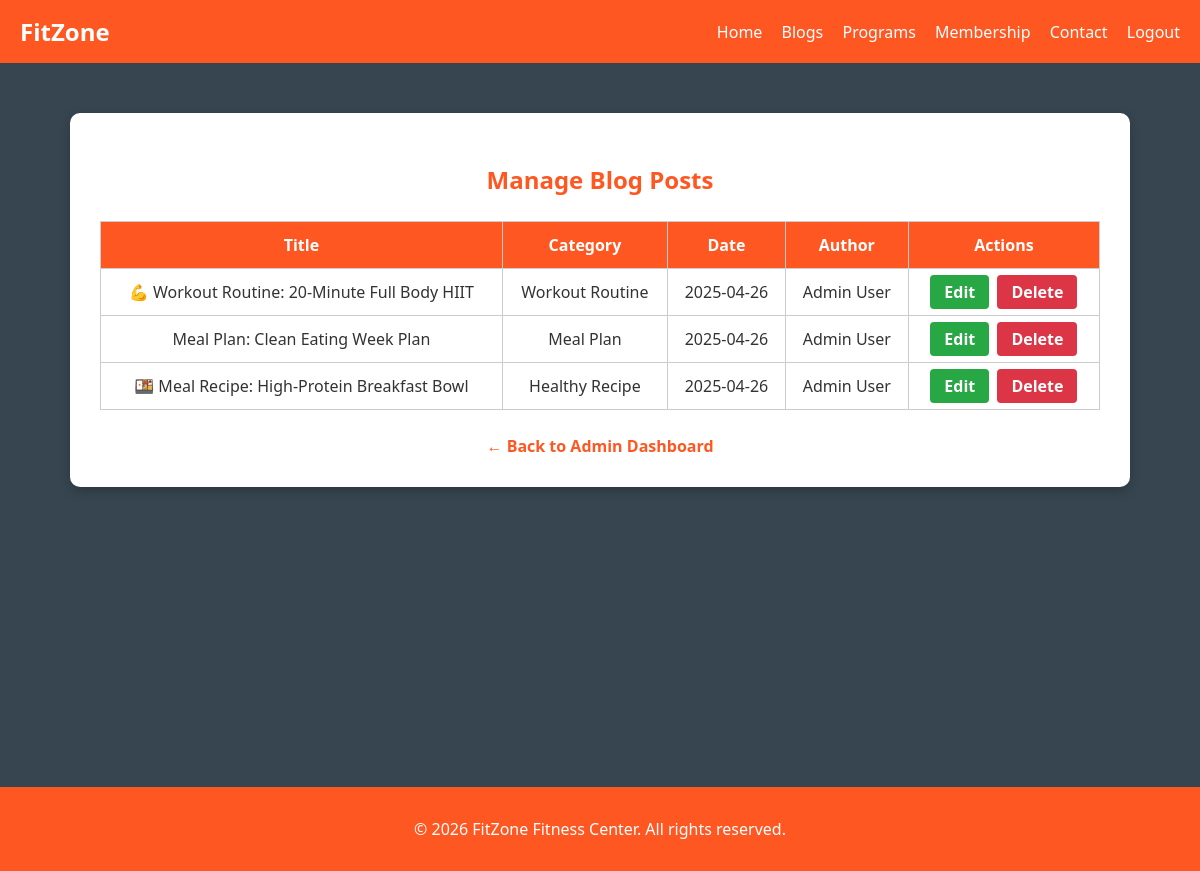
Page /Pages/manage_posts.php (signed in) on the committed database.
### tables this page shows
CREATE TABLE IF NOT EXISTS `blog_posts` (
  `Post_ID` int NOT NULL AUTO_INCREMENT,
  `Title` varchar(255) DEFAULT NULL,
  `Content` text,
  `Author` varchar(100) DEFAULT NULL,
  `Category` varchar(100) DEFAULT NULL,
  `Image` varchar(100) NOT NULL,
  `Created_At` timestamp NOT NULL DEFAULT CURRENT_TIMESTAMP,
  PRIMARY KEY (`Post_ID`)
);

### Pages/manage_posts.php (the view, shortened to what this page needs)
<?php
$conn = new mysqli("localhost", "root", "", "fitzone1");
$result = $conn->query("SELECT * FROM blog_posts ORDER BY Created_At DESC");
?>
<!DOCTYPE html>
<html lang="en">
<head>
</head>
<body>
<div class="navbar">
  <div class="logo">FitZone</div>
  <div>
    <a href="index.php">Home</a>
    <a href="blog.php">Blogs</a>
    <a href="programs.php">Programs</a>
    <a href="membership.php">Membership</a>
    <a href="contact.php">Contact</a>
    <a href="logout.php">Logout</a>
  </div>
</div>
<div class="container">
  <h2>Manage Blog Posts</h2>
  <table>
    <tr>
      <th>Title</th>
      <th>Category</th>
      <th>Date</th>
      <th>Author</th>
      <th>Actions</th>
    </tr>
    <?php while ($row = $result->fetch_assoc()): ?>
      <tr>
        <td><?php echo htmlspecialchars($row["Title"]); ?></td>
        <td><?php echo htmlspecialchars($row["Category"]); ?></td>
        <td><?php echo date("Y-m-d", strtotime($row["Created_At"])); ?></td>
        <td><?php echo htmlspecialchars($row["Author"]); ?></td>
        <td>
          <a class="btn edit-btn" href="edit_post.php?id=<?php echo $row["Post_ID"]; ?>">Edit</a>
          <a class="btn delete-btn" href="manage_posts.php?delete=<?php echo $row["Post_ID"]; ?>" onclick="return confirm('Are you sure you want to delete this post?');">Delete</a>
        </td>
      </tr>
    <?php endwhile; ?>
  </table>
  <div class="back">
    <a href="admin_dashboard.php">← Back to Admin Dashboard</a>
  </div>
</div>
<div class="footer">
  <p>&copy; <?php echo date("Y"); ?> FitZone Fitness Center. All rights reserved.</p>
</div>
</body>
</html>

### Pages/manage_posts.php (style rules this page uses)
body { font-family: 'Segoe UI', sans-serif; background-color: #36454F; margin: 0; padding: 0; color: #333; }
.navbar { background-color: #ff5722; padding: 15px 20px; display: flex; justify-content: space-between; align-items: center; color: white; }
.navbar .logo { font-weight: bold; font-size: 24px; }
.navbar a { color: white; margin-left: 15px; text-decoration: none; font-size: 16px; }
.container { max-width: 1000px; margin: 50px auto; background: white; padding: 30px; border-radius: 10px; box-shadow: 0 4px 12px rgba(0,0,0,0.2); }
h2 { text-align: center; margin-bottom: 25px; color: #ff5722; }
table { width: 100%; border-collapse: collapse; margin-top: 20px; }
th, td { border: 1px solid #ccc; padding: 12px; text-align: center; vertical-align: middle; }
th { background-color: #ff5722; color: white; }
a.btn { padding: 6px 14px; border-radius: 4px; text-decoration: none; margin: 2px; color: white; font-weight: bold; }
.edit-btn { background-color: #28a745; }
.delete-btn { background-color: #dc3545; }
.back { text-align: center; margin-top: 25px; }
.back a { text-decoration: none; color: #ff5722; font-weight: bold; }
.footer { background-color: #ff5722; color: white; text-align: center; padding: 15px 0; margin-top: 300px; }

### rows in the picture
blog_posts: Title "💪 Workout Routine: 20-Minute Full Body HIIT", Category "Workout Routine", Created_At "2025-04-26", Author "Admin User"
blog_posts: Title "Meal Plan: Clean Eating Week Plan", Category "Meal Plan", Created_At "2025-04-26", Author "Admin User"
blog_posts: Title "🍱 Meal Recipe: High-Protein Breakfast Bowl", Category "Healthy Recipe", Created_At "2025-04-26", Author "Admin User"
